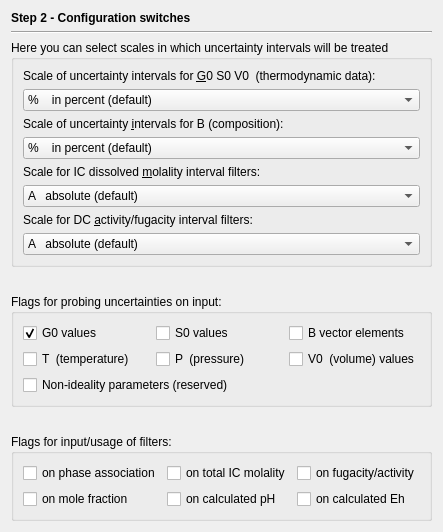
     <widget class="QWidget" name="page_2">
      <layout class="QGridLayout">
       <item row="0" column="0">
        <widget class="QLabel" name="label">
         <property name="sizePolicy">
          <sizepolicy hsizetype="Preferred" vsizetype="Fixed">
           <horstretch>0</horstretch>
           <verstretch>0</verstretch>
          </sizepolicy>
         </property>
         <property name="font">
          <font>
           <weight>75</weight>
           <bold>true</bold>
          </font>
         </property>
         <property name="text">
          <string>Step 2 - Configuration switches</string>
         </property>
        </widget>
       </item>
       <item row="1" column="0">
        <widget class="Line" name="line_2">
         <property name="orientation">
          <enum>Qt::Horizontal</enum>
         </property>
        </widget>
       </item>
       <item row="2" column="0">
        <widget class="QGroupBox" name="groupBox_2">
         <property name="sizePolicy">
          <sizepolicy hsizetype="Minimum" vsizetype="Minimum">
           <horstretch>0</horstretch>
           <verstretch>0</verstretch>
          </sizepolicy>
         </property>
         <property name="title">
          <string>Here you can select scales in which uncertainty intervals will be treated</string>
         </property>
         <layout class="QVBoxLayout">
          <item>
           <widget class="QLabel" name="AC_modeLabel_2_2">
            <property name="frameShape">
             <enum>QFrame::NoFrame</enum>
            </property>
            <property name="frameShadow">
             <enum>QFrame::Plain</enum>
            </property>
            <property name="text">
             <string>Scale of uncertainty intervals for &amp;G0 S0 V0  (thermodynamic data):</string>
            </property>
            <property name="alignment">
             <set>Qt::AlignBottom</set>
            </property>
            <property name="wordWrap">
             <bool>true</bool>
            </property>
            <property name="buddy">
             <cstring>p_PsUnInt</cstring>
            </property>
           </widget>
          </item>
          <item>
           <widget class="QComboBox" name="p_PsUnInt">
            <item>
             <property name="text">
              <string>%    in percent (default)</string>
             </property>
            </item>
            <item>
             <property name="text">
              <string>0    in percent (as %)</string>
             </property>
            </item>
            <item>
             <property name="text">
              <string>A     absolute value</string>
             </property>
            </item>
            <item>
             <property name="text">
              <string>1   Absolute value (as A)</string>
             </property>
            </item>
           </widget>
          </item>
          <item>
           <widget class="QLabel" name="DcEqModeLabel_2_2">
            <property name="frameShape">
             <enum>QFrame::NoFrame</enum>
            </property>
            <property name="frameShadow">
             <enum>QFrame::Plain</enum>
            </property>
            <property name="text">
             <string>Scale of uncertainty &amp;intervals for B (composition):</string>
            </property>
            <property name="alignment">
             <set>Qt::AlignBottom</set>
            </property>
            <property name="wordWrap">
             <bool>true</bool>
            </property>
            <property name="buddy">
             <cstring>p_PsUnInB</cstring>
            </property>
           </widget>
          </item>
          <item>
           <widget class="QComboBox" name="p_PsUnInB">
            <item>
             <property name="text">
              <string>%    in percent (default)</string>
             </property>
            </item>
            <item>
             <property name="text">
              <string>0    in percent (as %)</string>
             </property>
            </item>
            <item>
             <property name="text">
              <string>A     absolute value</string>
             </property>
            </item>
            <item>
             <property name="text">
              <string>1   Absolute value (as A)</string>
             </property>
            </item>
           </widget>
          </item>
          <item>
           <widget class="QLabel" name="DcEqModeLabel_2_2_2_2">
            <property name="frameShape">
             <enum>QFrame::NoFrame</enum>
            </property>
            <property name="frameShadow">
             <enum>QFrame::Plain</enum>
            </property>
            <property name="text">
             <string>Scale for IC dissolved &amp;molality interval filters:</string>
            </property>
            <property name="alignment">
             <set>Qt::AlignBottom</set>
            </property>
            <property name="wordWrap">
             <bool>true</bool>
            </property>
            <property name="buddy">
             <cstring>p_PsUnFltI</cstring>
            </property>
           </widget>
          </item>
          <item>
           <widget class="QComboBox" name="p_PsUnFltI">
            <property name="currentIndex">
             <number>0</number>
            </property>
            <item>
             <property name="text">
              <string>A   absolute (default)</string>
             </property>
            </item>
            <item>
             <property name="text">
              <string>L    logarithmic (decimal) </string>
             </property>
            </item>
           </widget>
          </item>
          <item>
           <widget class="QLabel" name="DcEqModeLabel_2_2_2">
            <property name="frameShape">
             <enum>QFrame::NoFrame</enum>
            </property>
            <property name="frameShadow">
             <enum>QFrame::Plain</enum>
            </property>
            <property name="text">
             <string>Scale for DC &amp;activity/fugacity interval filters:</string>
            </property>
            <property name="alignment">
             <set>Qt::AlignBottom</set>
            </property>
            <property name="wordWrap">
             <bool>true</bool>
            </property>
            <property name="buddy">
             <cstring>p_PsUnFltD</cstring>
            </property>
           </widget>
          </item>
          <item>
           <widget class="QComboBox" name="p_PsUnFltD">
            <property name="currentIndex">
             <number>0</number>
            </property>
            <item>
             <property name="text">
              <string>A   absolute (default)</string>
             </property>
            </item>
            <item>
             <property name="text">
              <string>L    logarithmic (decimal) </string>
             </property>
            </item>
            <item>
             <property name="text">
              <string>C    mole fraction</string>
             </property>
            </item>
           </widget>
          </item>
         </layout>
        </widget>
       </item>
       <item row="3" column="0">
        <spacer>
         <property name="orientation">
          <enum>Qt::Vertical</enum>
         </property>
         <property name="sizeHint" stdset="0">
          <size>
           <width>20</width>
           <height>16</height>
          </size>
         </property>
        </spacer>
       </item>
       <item row="4" column="0">
        <widget class="QGroupBox" name="groupBox_3">
         <property name="sizePolicy">
          <sizepolicy hsizetype="Minimum" vsizetype="Minimum">
           <horstretch>0</horstretch>
           <verstretch>0</verstretch>
          </sizepolicy>
         </property>
         <property name="title">
          <string>Flags for probing uncertainties on input:</string>
         </property>
         <layout class="QGridLayout">
          <item row="0" column="0">
           <widget class="QCheckBox" name="c_PsGen1">
            <property name="text">
             <string>G0 values</string>
            </property>
            <property name="checked">
             <bool>true</bool>
            </property>
           </widget>
          </item>
          <item row="0" column="1">
           <widget class="QCheckBox" name="c_PsGen2">
            <property name="text">
             <string>S0 values</string>
            </property>
           </widget>
          </item>
          <item row="0" column="2">
           <widget class="QCheckBox" name="c_PsGen3">
            <property name="text">
             <string>B vector elements</string>
            </property>
           </widget>
          </item>
          <item row="1" column="0">
           <widget class="QCheckBox" name="c_PsGen4">
            <property name="text">
             <string>T  (temperature)</string>
            </property>
           </widget>
          </item>
          <item row="1" column="1">
           <widget class="QCheckBox" name="c_PsGen5">
            <property name="text">
             <string>P  (pressure)</string>
            </property>
           </widget>
          </item>
          <item row="1" column="2">
           <widget class="QCheckBox" name="c_PsGen6">
            <property name="text">
             <string>V0  (volume) values</string>
            </property>
           </widget>
          </item>
          <item row="2" column="0" colspan="3">
           <widget class="QCheckBox" name="c_PsGen7">
            <property name="text">
             <string>Non-ideality parameters (reserved)</string>
            </property>
           </widget>
          </item>
         </layout>
        </widget>
       </item>
       <item row="5" column="0">
        <spacer>
         <property name="orientation">
          <enum>Qt::Vertical</enum>
         </property>
         <property name="sizeHint" stdset="0">
          <size>
           <width>20</width>
           <height>21</height>
          </size>
         </property>
        </spacer>
       </item>
       <item row="6" column="0">
        <widget class="QGroupBox" name="groupBox_8">
         <property name="title">
          <string>Flags for input/usage of filters:</string>
         </property>
         <layout class="QGridLayout">
          <item row="0" column="0">
           <widget class="QCheckBox" name="c_Pa_f1">
            <property name="text">
             <string>on phase association</string>
            </property>
           </widget>
          </item>
          <item row="0" column="1">
           <widget class="QCheckBox" name="c_Pa_f2">
            <property name="text">
             <string>on total IC molality</string>
            </property>
           </widget>
          </item>
          <item row="0" column="2">
           <widget class="QCheckBox" name="c_Pa_f3">
            <property name="text">
             <string>on fugacity/activity</string>
            </property>
           </widget>
          </item>
          <item row="1" column="0">
           <widget class="QCheckBox" name="c_Pa_f4">
            <property name="text">
             <string>on mole fraction</string>
            </property>
           </widget>
          </item>
          <item row="1" column="1">
           <widget class="QCheckBox" name="c_Pa_f5">
            <property name="text">
             <string>on calculated pH</string>
            </property>
           </widget>
          </item>
          <item row="1" column="2">
           <widget class="QCheckBox" name="c_Pa_f6">
            <property name="text">
             <string>on calculated Eh</string>
            </property>
           </widget>
          </item>
         </layout>
        </widget>
       </item>
      </layout>
     </widget>
